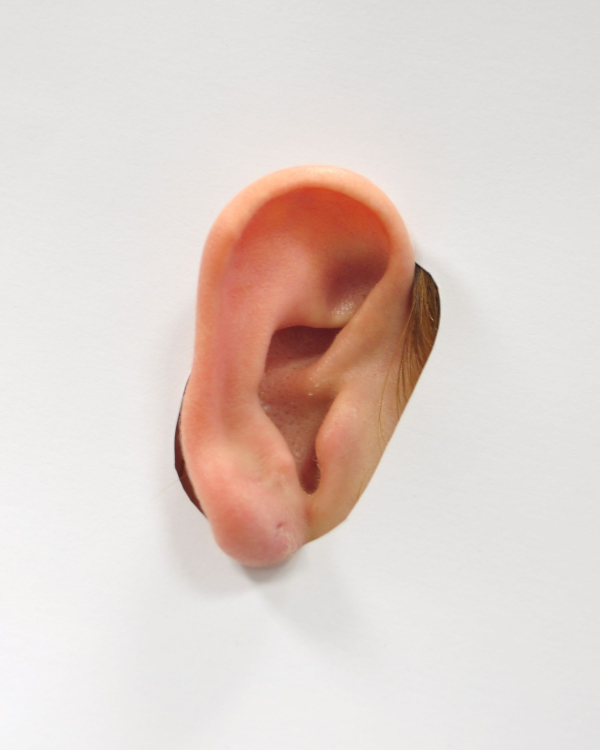
#> input picture Photos/Z_001_01_K_T1.jpg, 1800 x 2250 px (shown at 1/3 size); its folder holds 4 pictures in this run
$ python 1a_feature_extraction.py
#> lines starting #> are read from the running program, lines starting #| are printed output that depends on the picture; after the words box and inside, x2 and y2 are one past the last pixel; in counts of white or black regions, pixels touching at a corner belong together
import cv2
import os
import numpy as np
import pandas as pd
import matplotlib.pyplot as plt
from fontTools.misc.textTools import tostr

from skimage.data import page
from skimage.filters import threshold_otsu, threshold_niblack, threshold_sauvola
from skimage.morphology import skeletonize

PERCENT_SCALE = 50

def augment_data(person, target_samples=10, noise_factor=0.05):
    augmented_data = person.copy()

    while len(augmented_data) < target_samples:
        # Wybierz losowo dwie próbki do interpolacji
        idx1, idx2 = np.random.choice(len(person), 2, replace=False)
        sample1, sample2 = np.array(augmented_data[idx1]), np.array(augmented_data[idx2])
        # Interpolacja liniowa
        alpha = np.random.rand()
        new_sample = alpha * sample1 + (1 - alpha) * sample2
        # Dodanie szumu
        noise = np.random.randn(*new_sample.shape) * noise_factor * np.std(augmented_data, axis=0)
        new_sample = new_sample + noise
        # Konwersja na listę i dodanie do danych
        augmented_data.append(new_sample.tolist())

    return augmented_data[:target_samples]

# Wczytanie obrazu i pobranie jego nazwy
image_path = 'Photos/'
file_list = os.listdir(image_path)

feature_number = 1
data = []

for i in range(0, len(file_list)):
    file_name = file_list[i]
    idUser = file_name.split("_")[1]
    print(idUser, ' ', file_name, ' ', ' Preparing ...')
    image = cv2.imread(image_path + file_name)
#> image is the input picture: shape (2250, 1800, 3); mean B, G, R 204, 210.2, 224.2

    scale_factor = 0.25
    gray = cv2.resize(cv2.cvtColor(image, cv2.COLOR_BGR2GRAY), (0, 0), fx=scale_factor, fy=scale_factor, interpolation=cv2.INTER_AREA)
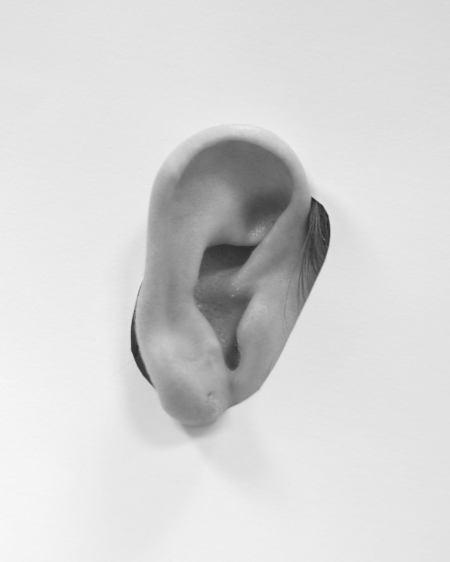
#> gray: shape (562, 450); min 36, max 248, mean 213.7

    #################
    # Binarization. #
    #################

    # Adaptive method
    binary = cv2.adaptiveThreshold(gray, 255, cv2.ADAPTIVE_THRESH_GAUSSIAN_C, cv2.THRESH_BINARY_INV, 15, 5)
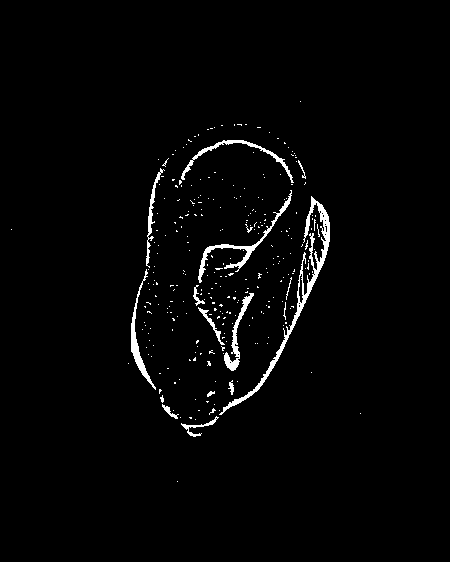
#> binary: shape (562, 450); 2.1% white; 287 white regions (271 under 20 px), largest, box (x1, y1, x2, y2) and area: (219, 196, 330, 415) 1583, (198, 190, 292, 283) 680, (131, 269, 156, 390) 501
    #binary = cv2.morphologyEx(binary, cv2.MORPH_CLOSE, np.ones((3, 3), np.uint8), iterations=3)
    binary = 255 - cv2.medianBlur(binary, 5)
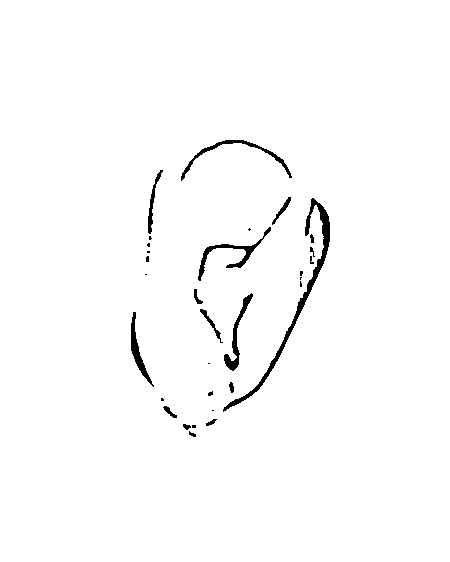
#> binary: shape (562, 450); 98.4% white; 31 black regions (15 under 20 px), largest, box (x1, y1, x2, y2) and area: (223, 198, 330, 412) 1353, (198, 227, 271, 281) 521, (181, 140, 292, 181) 475

    # [17 lines of commented-out code are left out]

    skeleton = skeletonize(255 - binary)
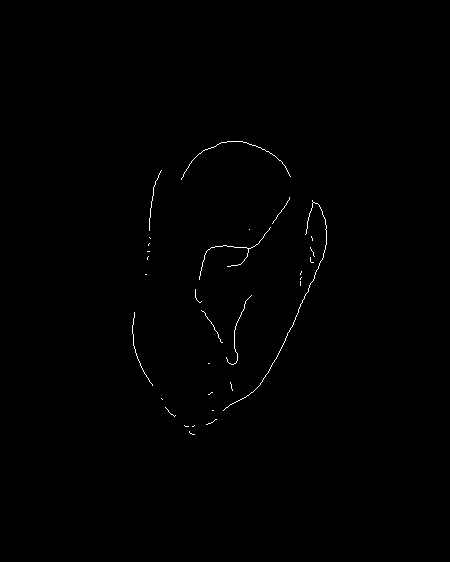
#> skeleton: shape (562, 450) bool; 0.36% white in thin lines or dots, all inside (x1, y1, x2, y2) = (132, 141, 327, 435)
    skeleton = skeleton.astype(np.uint8) * 255
    output_image = 255 - skeleton
    convex_hull = skeleton

    # [8 lines of commented-out code are left out]

    y, x = np.where(convex_hull == 255)
#> y = 909 values from 141 to 434; x = 909 values, max 326 at index 258, min 132 at index 623, mean 236.9
    points = np.column_stack((x, y)).astype(np.int32)
#> points = 909 pairs, first value 132 to 326, second value 141 to 434
    hull = cv2.convexHull(points)
#> hull = contour of 42 points, box (x1, y1, x2, y2) (132, 141, 327, 435), area 39708

    dataTemp = []
    # 1. Pole powierzchni otoczki wypukłej.
    hull_area = cv2.contourArea(hull)
#> hull_area = 39707.5
    dataTemp.append(hull_area)

    # 2. Długość konturu otoczki wypukłej.
    perimeter = cv2.arcLength(hull, True)
#> perimeter = 757.4
    dataTemp.append(perimeter)

    # 3. Współrzędne prostokąta otaczającego.
    x, y, w, h = cv2.boundingRect(hull)
#> x = 132; y = 141; w = 195; h = 294
    dataTemp.append(x)
    dataTemp.append(y)
    dataTemp.append(w)
    dataTemp.append(h)

    # 4. Aspect ratio - stosunek wysokości do szerokości prostokąta otaczającego.
    bounding_box_aspect_ratio = float(w) / h if h != 0 else 0
#> bounding_box_aspect_ratio = 0.663
    dataTemp.append(bounding_box_aspect_ratio)

    # 5 .Pole powierzchni prostokąta otaczającego.
    rect_area = w * h
#> rect_area = 57330
    dataTemp.append(rect_area)

    # 6. Zawartość otoczki wypukłej w prosotokącie otaczającym.
    solidity = float(rect_area) / hull_area
#> solidity = 1.44
    dataTemp.append(solidity)

    # 7. Średnica równoważna.
    equivalent_diameter = np.sqrt(4 * hull_area / np.pi)
#> equivalent_diameter = 224.8
    dataTemp.append(equivalent_diameter)

    # 8. Parametry elipsy otaczającej otoczkę wypukłą.
    # 8a, 8b, 8c, 8d, 8e - środek, osie oraz kąt nachylenia elipsy.
    ellipse = cv2.fitEllipse(hull)
#> ellipse = ((222, 277.7), (191.3, 287.1), 12.46)
    (x_center, y_center), (axis1, axis2), angle = ellipse
#> x_center = 222; y_center = 277.7; axis1 = 191.3; axis2 = 287.1; angle = 12.46
    major_axis = max(axis1, axis2)
#> major_axis = 287.1
    minor_axis = min(axis1, axis2)
#> minor_axis = 191.3
    ellipse_ratio = minor_axis / major_axis
#> ellipse_ratio = 0.666
    dataTemp.append(x_center)
    dataTemp.append(y_center)
    dataTemp.append(major_axis)
    dataTemp.append(minor_axis)
    dataTemp.append(angle)
    dataTemp.append(ellipse_ratio)

    # 9. Długość konturu.
    #contour_length = len(contour)
    #dataTemp.append(contour_length)

    # 10. Długość konturu (szkieletu).
    skeleton_contour_length = len(skeleton)
#> skeleton_contour_length = 562
    dataTemp.append(skeleton_contour_length)

    # 11. Eccentricity (Mimośród elipsy).
    eccentricity = np.sqrt(1 - (minor_axis / major_axis) ** 2) if minor_axis != 0 else 0
#> eccentricity = 0.746
    dataTemp.append(eccentricity)

    # 12. Circularity (krągłość).
    circularity = (4 * np.pi * hull_area) / (perimeter ** 2) if perimeter != 0 else 0
#> circularity = 0.87
    dataTemp.append(circularity)

    # 13. Elongation (wydłużenie)
    elongation = major_axis / minor_axis if minor_axis != 0 else 0
#> elongation = 1.5
    dataTemp.append(elongation)

    # 14. Extent (Stopień wypełnienia).
    extent = hull_area / rect_area if rect_area != 0 else 0
#> extent = 0.693
    dataTemp.append(extent)

    # 15. Compactness (Zwartość).
    compactness = (perimeter ** 2) / hull_area if hull_area != 0 else 0
#> compactness = 14.45
    dataTemp.append(compactness)

    # 16. Form Factor (Współczynnik Formy).
    form_factor = (4 * np.pi * hull_area) / (perimeter ** 2) if perimeter != 0 else 0
#> form_factor = 0.87
    dataTemp.append(form_factor)

    # 17a, 17b. Centroid.
    M = cv2.moments(hull)
#> M = moments, m00 39707.5, centre m10/m00, m01/m00 = (222.2, 276.7)
    if M["m00"] != 0:
        cx = int(M["m10"] / M["m00"])
#> cx = 222
        cy = int(M["m01"] / M["m00"])
#> cy = 276
    else:
        cx, cy = 0, 0
    dataTemp.append(cx)
    dataTemp.append(cy)

    # 18. Rectangularity.
    rectangularity = hull_area / (w * h) if w * h != 0 else 0
#> rectangularity = 0.693
    dataTemp.append(rectangularity)

    # 19. Solidity ratio.
    solidity_ratio = hull_area / rect_area if rect_area != 0 else 0
#> solidity_ratio = 0.693
    dataTemp.append(solidity_ratio)

    dataTemp.append(int(idUser))
    data.append(dataTemp)
#> pass 2 of the loop `for i in range(0, len(file_list)):`:
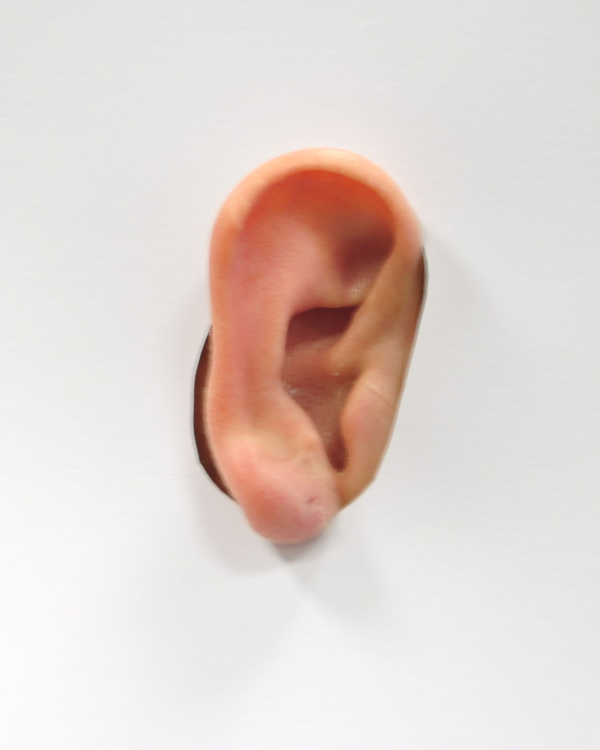
#> input picture Photos/Z_001_02_K_T1.jpg, 1800 x 2250 px (shown at 1/3 size)
#> image is the input picture: shape (2250, 1800, 3); mean B, G, R 208.1, 213.5, 226.3
#> `binary = 255 - cv2.medianBlur(binary, 5)`:
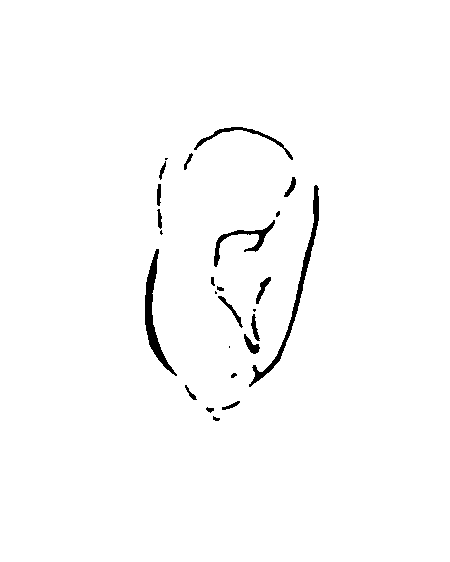
#> binary: shape (562, 450); 98.4% white; 26 black regions (6 under 20 px), largest, box (x1, y1, x2, y2) and area: (249, 185, 319, 387) 1071, (145, 249, 177, 376) 936, (214, 220, 275, 267) 487
#> `skeleton = skeletonize(255 - binary)`:
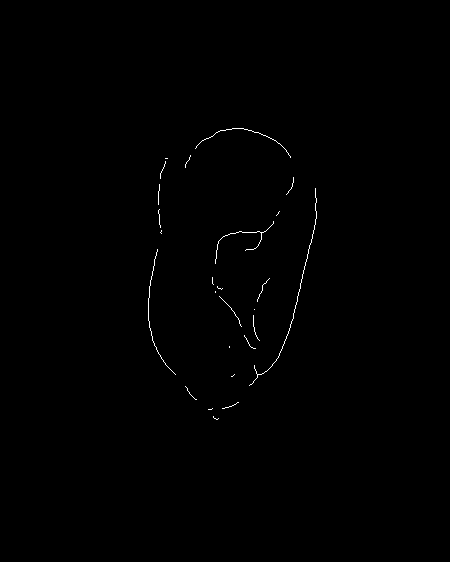
#> skeleton: shape (562, 450) bool; 0.32% white in thin lines or dots, all inside (x1, y1, x2, y2) = (148, 128, 317, 420)
#> `y, x = np.where(convex_hull == 255)`: y = 814 values from 128 to 419; x = 814 values, max 316 at index 177, min 148 at index 506, mean 234.5
#> points = 814 pairs, first value 148 to 316, second value 128 to 419
#> hull = contour of 40 points, box (x1, y1, x2, y2) (148, 128, 317, 420), area 36048
#> hull_area = 36048
#> perimeter = 731.1
#> `x, y, w, h = cv2.boundingRect(hull)`: x = 148; y = 128; w = 169; h = 292
#> bounding_box_aspect_ratio = 0.579
#> rect_area = 49348
#> solidity = 1.37
#> equivalent_diameter = 214.2
#> ellipse = ((227.7, 263.1), (168.2, 285.4), 6.99)
#> x_center = 227.7; y_center = 263.1; axis1 = 168.2; axis2 = 285.4; angle = 6.99
#> major_axis = 285.4
#> minor_axis = 168.2
#> ellipse_ratio = 0.589
#> eccentricity = 0.808
#> circularity = 0.848
#> elongation = 1.7
#> extent = 0.73
#> compactness = 14.83
#> form_factor = 0.848
#> M = moments, m00 36048, centre m10/m00, m01/m00 = (227.7, 261.8)
#> cx = 227
#> cy = 261
#> rectangularity = 0.73
#> pass 3 of the loop `for i in range(0, len(file_list)):`:
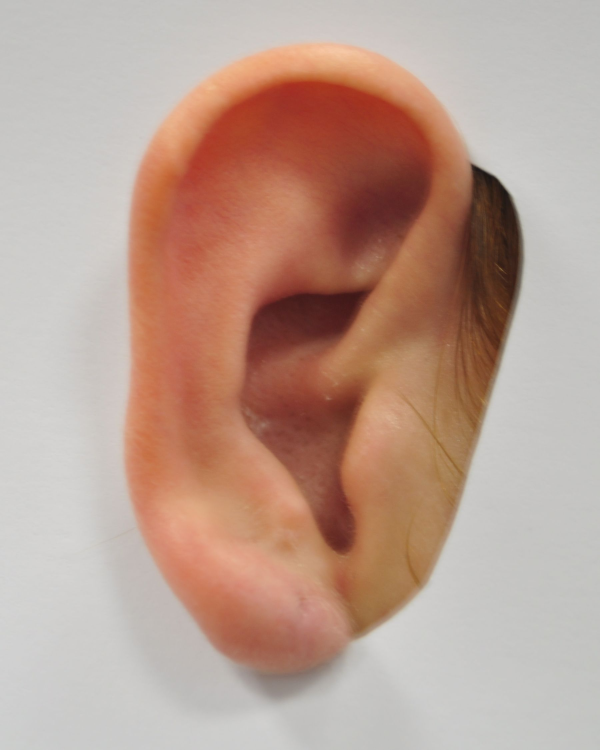
#> input picture Photos/Z_001_04_K_T1.jpg, 1800 x 2250 px (shown at 1/3 size)
#> image is the input picture: shape (2250, 1800, 3); mean B, G, R 145.1, 158.4, 187.4
#> `binary = 255 - cv2.medianBlur(binary, 5)`:
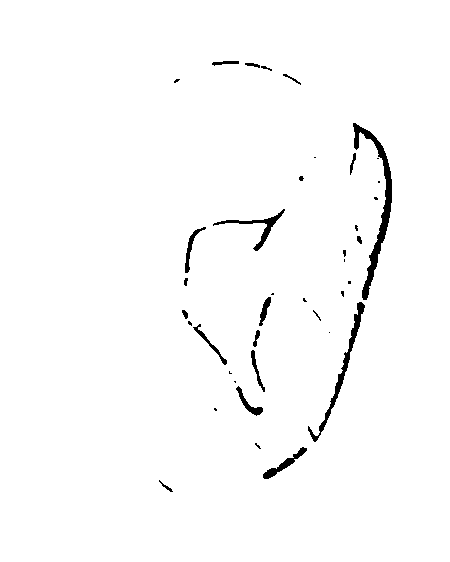
#> binary: shape (562, 450); 98.3% white; 39 black regions (20 under 20 px), largest, box (x1, y1, x2, y2) and area: (353, 123, 392, 300) 1327, (308, 302, 365, 442) 748, (213, 209, 285, 251) 426
#> `skeleton = skeletonize(255 - binary)`:
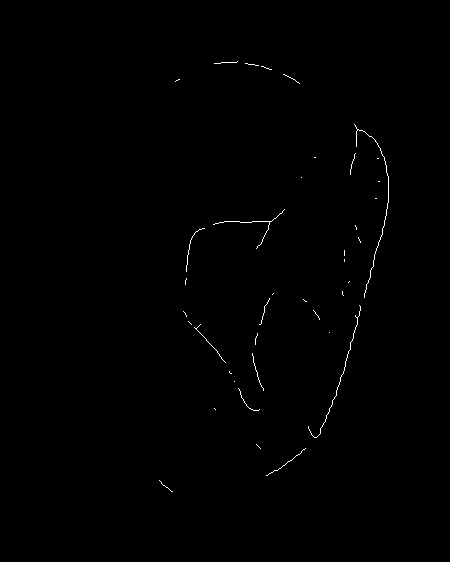
#> skeleton: shape (562, 450) bool; 0.35% white in thin lines or dots, all inside (x1, y1, x2, y2) = (159, 61, 389, 492)
#> `y, x = np.where(convex_hull == 255)`: y = 878 values from 61 to 491; x = 878 values, max 388 at index 173, min 159 at index 863, mean 295.9
#> points = 878 pairs, first value 159 to 388, second value 61 to 491
#> hull = contour of 37 points, box (x1, y1, x2, y2) (159, 61, 389, 492), area 75495
#> hull_area = 75495
#> perimeter = 1114.9
#> `x, y, w, h = cv2.boundingRect(hull)`: x = 159; y = 61; w = 230; h = 431
#> bounding_box_aspect_ratio = 0.534
#> rect_area = 99130
#> solidity = 1.31
#> equivalent_diameter = 310
#> ellipse = ((224.2, 275.7), (314.2, 443.8), 17.39)
#> x_center = 224.2; y_center = 275.7; axis1 = 314.2; axis2 = 443.8; angle = 17.39
#> major_axis = 443.8
#> minor_axis = 314.2
#> ellipse_ratio = 0.708
#> eccentricity = 0.706
#> circularity = 0.763
#> elongation = 1.41
#> extent = 0.762
#> compactness = 16.46
#> form_factor = 0.763
#> M = moments, m00 75495, centre m10/m00, m01/m00 = (260.8, 269.7)
#> cx = 260
#> cy = 269
#> rectangularity = 0.762
#> the loop made 4 passes; the first 3 are shown

# Augumentation.
maxId = int(idUser)
#> maxId = 1
persons = []
for j in range(1, maxId + 1):
    person = []
    for i in range(0, len(data)):
        if (data[i][len(data[i])-1]) == j:
            person.append(data[i])
    person_aug = augment_data(person, target_samples=10)
    for record in person_aug:
        persons.append(record)

print("Augumentation!")

persons = [[round(value, 3) for value in row] for row in persons]

columns = []
for i in range(0, len(persons[0])):
    columns.append("f" + str(i))

df = pd.DataFrame(persons, columns=columns)
df[df.columns[-1]] = df[df.columns[-1]].astype(int)
#> (the run stopped early here; a loop or call above may not have finished)
